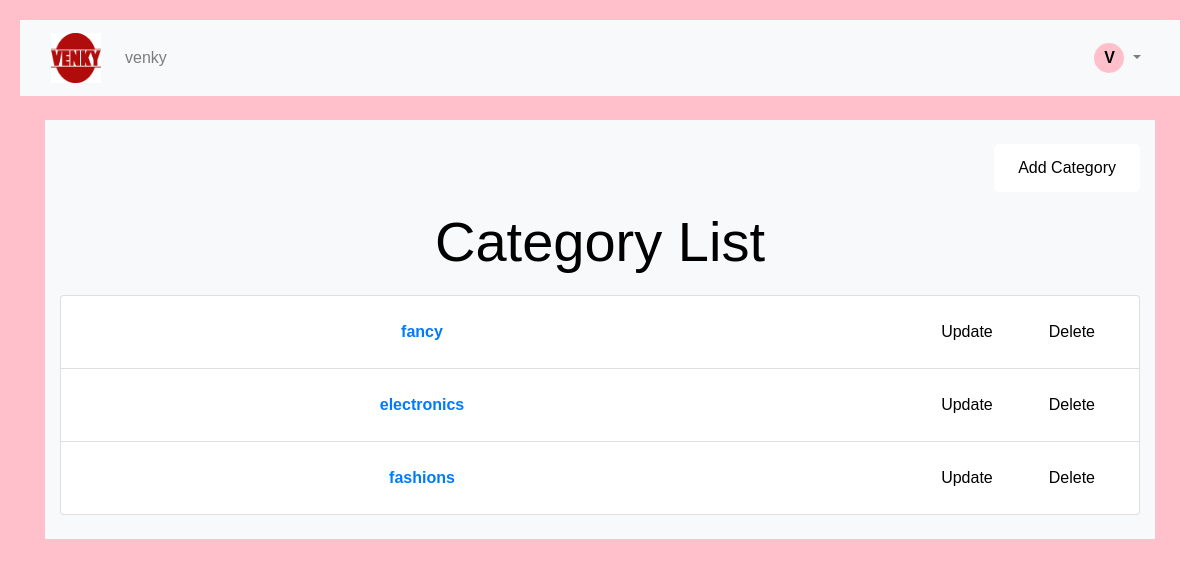
The page /category/ (signed in) on the database as committed earlier.
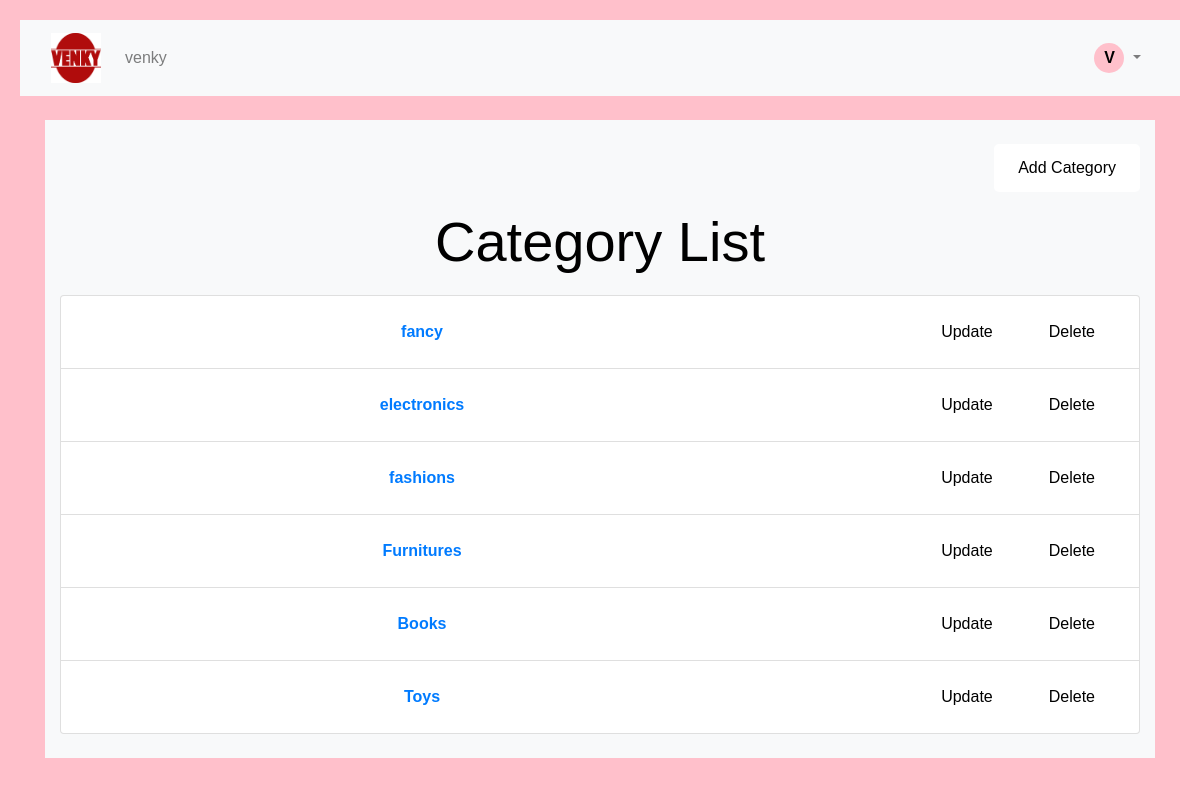
The same page on the database as committed later.
### Credentialsapp/models.py (models this page shows, shortened)
class Category(models.Model):
    name = models.CharField(max_length=100, unique=True)

### Credentialsapp/views.py (the view)
# urls.py: path('category/', views.category_list, name='category_list'),
@login_required
def category_list(request):
    categories = Category.objects.all()
    return render(request, 'category_list.html', {'categories': categories})

### Credentialsapp/templates/category_list.html (shortened to what this page needs)
{% extends 'base1.html' %}
{% block content %}
    <div class="container-fluid bg-light py-4">
        <div class="row">
            <div class="col-md-12 text-right mb-3">
                <a href="{% url 'add_category' %}" class="btn btn-primary">Add Category</a>
            </div>
        </div>
        <h1 class="display-4">Category List</h1>
        <div class="list-group">
            {% if categories %}
                {% for category in categories %}
                    <div class="list-group-item">
                        <div class="row align-items-center">
                            <div class="col-md-8">
                                <a href="{% url 'category_detail' category.id %}" class="font-weight-bold">{{ category.name }}</a>
                            </div>
                            <div class="col-md-4 d-flex justify-content-end">
                                <a href="{% url 'update_category' category.id %}" class="btn btn-sm btn-warning mr-2">Update</a>
                                <form method="post" action="{% url 'delete_category' category.id %}" style="display: inline;">
                                    <button type="submit" class="btn btn-sm btn-danger" onclick="return confirm('Are you sure you want to delete this category?');">Delete</button>
                                </form>
                            </div>
                        </div>
                    </div>
                {% endfor %}
            {% else %}
                <p>No categories found.</p>
            {% endif %}
        </div>
    </div>
{% endblock %}

Rows that differ between the two databases and show on the page:
added Category: name "Furnitures"
added Category: name "Books"
added Category: name "Toys"
